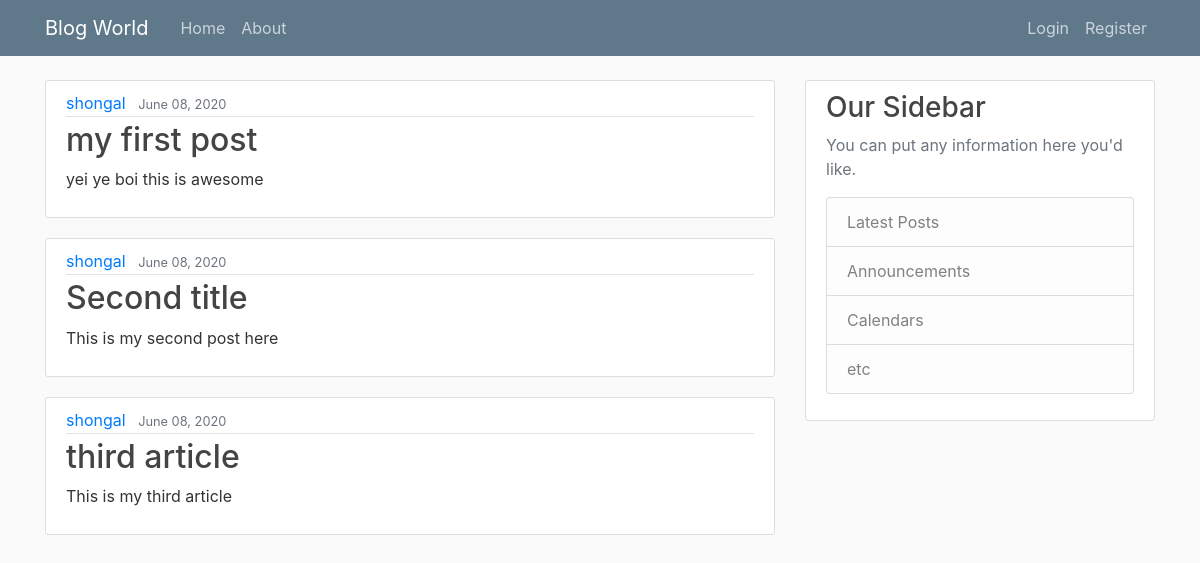
The app's page /, older data.
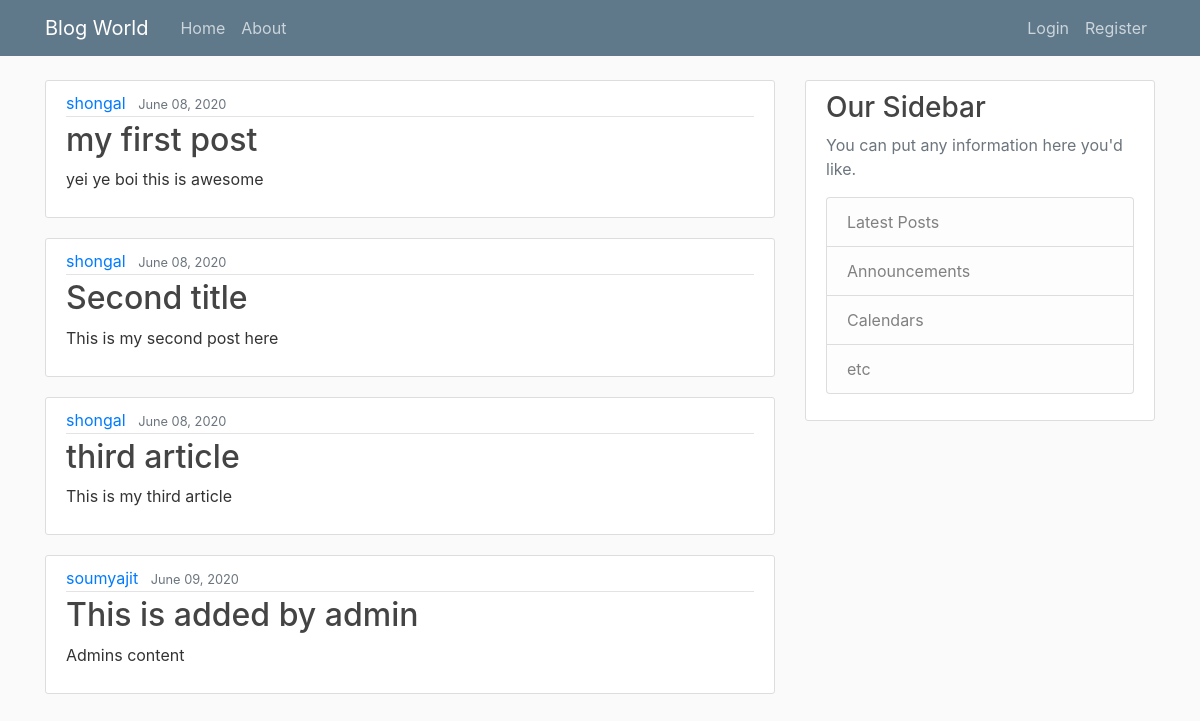
The same page, newer data.
### blog/models.py (models this page shows, shortened)
class Post(models.Model):
    title = models.CharField(max_length = 100)
    content = models.TextField()
    date_posted = models.DateTimeField(default=timezone.now)
    author = models.ForeignKey(User, on_delete=models.CASCADE)

### blog/views.py (the view)
# urls.py: path('', views.home, name='blog-home'), # Format-> route, function(like flask)
def home(request):
    context = {
        'posts':Post.objects.all(),
    }
    return render(request, 'blog/home.html', context)

### blog/templates/blog/home.html
{% extends "blog/base.html" %}
{% block content%}
    {% for post in posts %}
    <article class="media content-section">
        <div class="media-body">
            <div class="article-metadata">
                <a class="mr-2" href="#">{{ post.author }}</a>
                <small class="text-muted">{{ post.date_posted|date:"F d, Y" }}</small>
            </div>
            <h2><a class="article-title" href="#">{{ post.title }}</a></h2>
            <p class="article-content">{{ post.content }}</p>
        </div>
    </article>
    {% endfor %}
{% endblock content%}

### blog/templates/blog/base.html (shortened to what this page needs)
{% load static %}
<!DOCTYPE html>
<html lang="en">
<head>
    <link rel="stylesheet" href="https://maxcdn.bootstrapcdn.com/bootstrap/4.0.0/css/bootstrap.min.css">
    <link rel="stylesheet" href="{% static 'blog/main.css' %}">
</head>
<body>
    <header class="site-header">
        <nav class="navbar navbar-expand-md navbar-dark bg-steel fixed-top">
          <div class="container">
            <a class="navbar-brand mr-4" href="/">Blog World</a>
            <div class="collapse navbar-collapse" id="navbarToggle">
              <div class="navbar-nav mr-auto">
                <a class="nav-item nav-link" href="{% url 'blog-home' %}">Home</a>
                <a class="nav-item nav-link" href="{% url 'blog-about' %}">About</a>
              </div>
              <div class="navbar-nav">
                <a class="nav-item nav-link" href="#">Login</a>
                <a class="nav-item nav-link" href="#">Register</a>
              </div>
            </div>
          </div>
        </nav>
    </header>
    <main role="main" class="container">
        <div class="row">
          <div class="col-md-8">
            {% block content %}{% endblock %}
          </div>
          <div class="col-md-4">
            <div class="content-section">
              <h3>Our Sidebar</h3>
              <p class='text-muted'>You can put any information here you'd like.
                <ul class="list-group">
                  <li class="list-group-item list-group-item-light">Latest Posts</li>
                  <li class="list-group-item list-group-item-light">Announcements</li>
                  <li class="list-group-item list-group-item-light">Calendars</li>
                  <li class="list-group-item list-group-item-light">etc</li>
                </ul>
              </p>
            </div>
          </div>
        </div>
    </main>
</body>
</html>

### blog/static/blog/main.css (style rules this page uses)
body { background: #fafafa; color: #333333; margin-top: 5rem; }
h1, h2, h3, h4, h5, h6 { color: #444444; }
ul { margin: 0; }
.bg-steel { background-color: #5f788a; }
.site-header .navbar-nav .nav-link { color: #cbd5db; }
.content-section { background: #ffffff; padding: 10px 20px; border: 1px solid #dddddd; border-radius: 3px; margin-bottom: 20px; }
.article-title { color: #444444; }
.article-content { white-space: pre-line; }
.article-metadata { padding-bottom: 1px; margin-bottom: 4px; border-bottom: 1px solid #e3e3e3 }

Row changes from the older to the newer data that the page shows:
added Post: author "soumyajit", date_posted "June 09, 2020", title "This is added by admin", content "Admins content"
